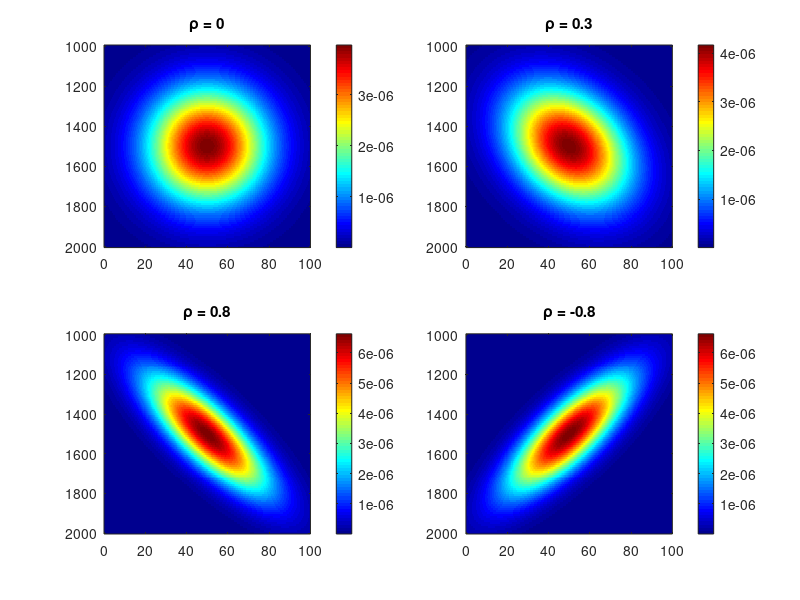

The MATLAB source for this figure:
mx = 50;
sx = 20;
my = 1500;
sy = 200;

r1 = 0; 
r2 =0.3;
r3 = 0.8;
r4 = -0.8;

subplot(2,2,1)

arr_1 = zeros(101,1000);
for x = 0:+1:100
for y = 1000:+1:2000
z1 = ((x-mx)^2)./400 + ((y-1500)^2)./40000 - (2*r1*(x-mx)*(y-my))./4000;
f=(1./(2*pi*20*2000*sqrt(1-r1^2))) * exp(-z1./(2*(1-r1^2)));
arr_1(x+1,y-999)=f;
end
end

imagesc([0 100], [1000 2000], arr_1)
colormap(jet);
colorbar;
title('\rho = 0');

subplot(2,2,2)
arr_2 = zeros(101,1000);
for x = 0:+1:100
for y = 1000:+1:2000
z2 = ((x-mx)^2)./400 + ((y-1500)^2)./40000 - (2*r2*(x-mx)*(y-my))./4000;
f=(1./(2*pi*20*2000*sqrt(1-r2^2))) * exp(-z2./(2*(1-r2^2)));
arr_2(x+1,y-999)=f;
end
end

imagesc([0 100], [1000 2000], arr_2)
colormap(jet);
colorbar;
title('\rho = 0.3');

subplot(2,2,3)
arr_3 = zeros(101,1000);
for x = 0:+1:100
for y = 1000:+1:2000
z3 = ((x-mx)^2)./400 + ((y-1500)^2)./40000 - (2*r3*(x-mx)*(y-my))./4000;
f=(1./(2*pi*20*2000*sqrt(1-r3^2))) * exp(-z3./(2*(1-r3^2)));
arr_3(x+1,y-999)=f;
end
end


imagesc([0 100], [1000 2000], arr_3)
colormap(jet);
colorbar;
title('\rho = 0.8');

subplot(2,2,4)
arr_4 = zeros(101,1000);
for x = 0:+1:100
for y = 1000:+1:2000
z3 = ((x-mx)^2)./400 + ((y-1500)^2)./40000 - (2*r4*(x-mx)*(y-my))./4000;
f=(1./(2*pi*20*2000*sqrt(1-r4^2))) * exp(-z3./(2*(1-r4^2)));
arr_4(x+1,y-999)=f;
end
end

imagesc([0 100], [1000 2000], arr_4)
colormap(jet);
colorbar;
title('\rho = -0.8');